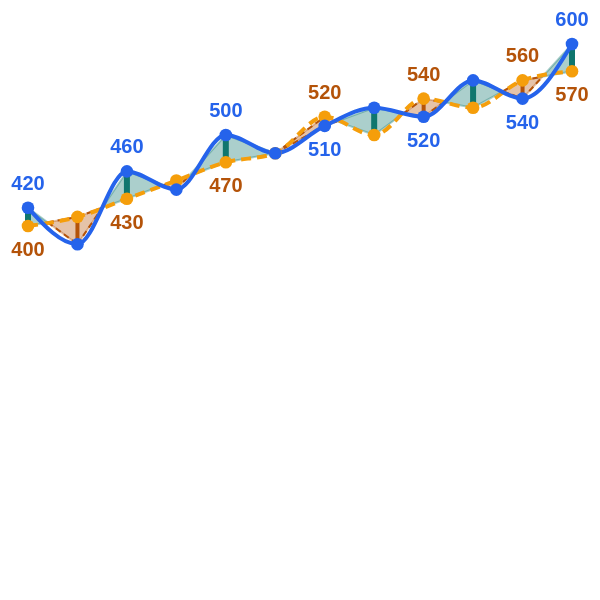

This figure's Vega-Lite source:
### Vega-Lite specification from a JSON file in a GitHub repository (floating-point values rounded to 4 significant figures)
{"$schema": "https://vega.github.io/schema/vega-lite/v6.json", "description": "Dual-Line Variance Chart - STATIC TEST variant of dual-line-variance-final.vl.json with inline data.values (the computed Workshop PlotData) for QA/browser testing outside Power BI. Do not paste this file into Deneb - use dual-line-variance-final.vl.json there (data.name=\"dataset\", no inline values).", "width": "container", "height": "container", "autosize": {"type": "fit", "contains": "padding", "resize": true}, "data": {"name": "dataset", "values": [{"Row_Type": "Original", "Category": "ม.ค.", "Sort_Order": 1, "Actual": 420, "Reference": 400, "Plot_Position": 1, "Plot_Actual": 420, "Plot_Reference": 400, "Segment_ID": null, "Run_Sign": null, "Business_Type": "Higher is Good", "Filter_Key": "ม.ค."}, {"Row_Type": "Original", "Category": "ก.พ.", "Sort_Order": 2, "Actual": 380, "Reference": 410, "Plot_Position": 2, "Plot_Actual": 380, "Plot_Reference": 410, "Segment_ID": null, "Run_Sign": null, "Business_Type": "Higher is Good", "Filter_Key": "ก.พ."}, {"Row_Type": "Original", "Category": "มี.ค.", "Sort_Order": 3, "Actual": 460, "Reference": 430, "Plot_Position": 3, "Plot_Actual": 460, "Plot_Reference": 430, "Segment_ID": null, "Run_Sign": null, "Business_Type": "Higher is Good", "Filter_Key": "มี.ค."}, {"Row_Type": "Original", "Category": "เม.ย.", "Sort_Order": 4, "Actual": 440, "Reference": 450, "Plot_Position": 4, "Plot_Actual": 440, "Plot_Reference": 450, "Segment_ID": null, "Run_Sign": null, "Business_Type": "Higher is Good", "Filter_Key": "เม.ย."}, {"Row_Type": "Original", "Category": "พ.ค.", "Sort_Order": 5, "Actual": 500, "Reference": 470, "Plot_Position": 5, "Plot_Actual": 500, "Plot_Reference": 470, "Segment_ID": null, "Run_Sign": null, "Business_Type": "Higher is Good", "Filter_Key": "พ.ค."}, {"Row_Type": "Original", "Category": "มิ.ย.", "Sort_Order": 6, "Actual": 480, "Reference": 480, "Plot_Position": 6, "Plot_Actual": 480, "Plot_Reference": 480, "Segment_ID": null, "Run_Sign": null, "Business_Type": "Higher is Good", "Filter_Key": "มิ.ย."}, {"Row_Type": "Original", "Category": "ก.ค.", "Sort_Order": 7, "Actual": 510, "Reference": 520, "Plot_Position": 7, "Plot_Actual": 510, "Plot_Reference": 520, "Segment_ID": null, "Run_Sign": null, "Business_Type": "Higher is Good", "Filter_Key": "ก.ค."}, {"Row_Type": "Original", "Category": "ส.ค.", "Sort_Order": 8, "Actual": 530, "Reference": 500, "Plot_Position": 8, "Plot_Actual": 530, "Plot_Reference": 500, "Segment_ID": null, "Run_Sign": null, "Business_Type": "Higher is Good", "Filter_Key": "ส.ค."}, {"Row_Type": "Original", "Category": "ก.ย.", "Sort_Order": 9, "Actual": 520, "Reference": 540, "Plot_Position": 9, "Plot_Actual": 520, "Plot_Reference": 540, "Segment_ID": null, "Run_Sign": null, "Business_Type": "Higher is Good", "Filter_Key": "ก.ย."}, {"Row_Type": "Original", "Category": "ต.ค.", "Sort_Order": 10, "Actual": 560, "Reference": 530, "Plot_Position": 10, "Plot_Actual": 560, "Plot_Reference": 530, "Segment_ID": null, "Run_Sign": null, "Business_Type": "Higher is Good", "Filter_Key": "ต.ค."}, {"Row_Type": "Original", "Category": "พ.ย.", "Sort_Order": 11, "Actual": 540, "Reference": 560, "Plot_Position": 11, "Plot_Actual": 540, "Plot_Reference": 560, "Segment_ID": null, "Run_Sign": null, "Business_Type": "Higher is Good", "Filter_Key": "พ.ย."}, {"Row_Type": "Original", "Category": "ธ.ค.", "Sort_Order": 12, "Actual": 600, "Reference": 570, "Plot_Position": 12, "Plot_Actual": 600, "Plot_Reference": 570, "Segment_ID": null, "Run_Sign": null, "Business_Type": "Higher is Good", "Filter_Key": "ธ.ค."}, {"Row_Type": "Boundary", "Category": null, "Sort_Order": null, "Actual": null, "Reference": null, "Plot_Position": 1, "Plot_Actual": 420, "Plot_Reference": 400, "Segment_ID": "0-a", "Run_Sign": 1, "Business_Type": "Higher is Good", "Filter_Key": "ม.ค."}, {"Row_Type": "Crossing", "Category": null, "Sort_Order": null, "Actual": null, "Reference": null, "Plot_Position": 1.4, "Plot_Actual": 404, "Plot_Reference": 404, "Segment_ID": "0-a", "Run_Sign": 1, "Business_Type": "Higher is Good", "Filter_Key": "ม.ค."}, {"Row_Type": "Crossing", "Category": null, "Sort_Order": null, "Actual": null, "Reference": null, "Plot_Position": 1.4, "Plot_Actual": 404, "Plot_Reference": 404, "Segment_ID": "0-b", "Run_Sign": -1, "Business_Type": "Higher is Good", "Filter_Key": "ม.ค."}, {"Row_Type": "Boundary", "Category": null, "Sort_Order": null, "Actual": null, "Reference": null, "Plot_Position": 2, "Plot_Actual": 380, "Plot_Reference": 410, "Segment_ID": "0-b", "Run_Sign": -1, "Business_Type": "Higher is Good", "Filter_Key": "ม.ค."}, {"Row_Type": "Boundary", "Category": null, "Sort_Order": null, "Actual": null, "Reference": null, "Plot_Position": 2, "Plot_Actual": 380, "Plot_Reference": 410, "Segment_ID": "1-a", "Run_Sign": -1, "Business_Type": "Higher is Good", "Filter_Key": "ก.พ."}, {"Row_Type": "Crossing", "Category": null, "Sort_Order": null, "Actual": null, "Reference": null, "Plot_Position": 2.5, "Plot_Actual": 420, "Plot_Reference": 420, "Segment_ID": "1-a", "Run_Sign": -1, "Business_Type": "Higher is Good", "Filter_Key": "ก.พ."}, {"Row_Type": "Crossing", "Category": null, "Sort_Order": null, "Actual": null, "Reference": null, "Plot_Position": 2.5, "Plot_Actual": 420, "Plot_Reference": 420, "Segment_ID": "1-b", "Run_Sign": 1, "Business_Type": "Higher is Good", "Filter_Key": "ก.พ."}, {"Row_Type": "Boundary", "Category": null, "Sort_Order": null, "Actual": null, "Reference": null, "Plot_Position": 3, "Plot_Actual": 460, "Plot_Reference": 430, "Segment_ID": "1-b", "Run_Sign": 1, "Business_Type": "Higher is Good", "Filter_Key": "ก.พ."}, {"Row_Type": "Boundary", "Category": null, "Sort_Order": null, "Actual": null, "Reference": null, "Plot_Position": 3, "Plot_Actual": 460, "Plot_Reference": 430, "Segment_ID": "2-a", "Run_Sign": 1, "Business_Type": "Higher is Good", "Filter_Key": "มี.ค."}, {"Row_Type": "Crossing", "Category": null, "Sort_Order": null, "Actual": null, "Reference": null, "Plot_Position": 3.75, "Plot_Actual": 445, "Plot_Reference": 445, "Segment_ID": "2-a", "Run_Sign": 1, "Business_Type": "Higher is Good", "Filter_Key": "มี.ค."}, {"Row_Type": "Crossing", "Category": null, "Sort_Order": null, "Actual": null, "Reference": null, "Plot_Position": 3.75, "Plot_Actual": 445, "Plot_Reference": 445, "Segment_ID": "2-b", "Run_Sign": -1, "Business_Type": "Higher is Good", "Filter_Key": "มี.ค."}, {"Row_Type": "Boundary", "Category": null, "Sort_Order": null, "Actual": null, "Reference": null, "Plot_Position": 4, "Plot_Actual": 440, "Plot_Reference": 450, "Segment_ID": "2-b", "Run_Sign": -1, "Business_Type": "Higher is Good", "Filter_Key": "มี.ค."}, {"Row_Type": "Boundary", "Category": null, "Sort_Order": null, "Actual": null, "Reference": null, "Plot_Position": 4, "Plot_Actual": 440, "Plot_Reference": 450, "Segment_ID": "3-a", "Run_Sign": -1, "Business_Type": "Higher is Good", "Filter_Key": "เม.ย."}, {"Row_Type": "Crossing", "Category": null, "Sort_Order": null, "Actual": null, "Reference": null, "Plot_Position": 4.25, "Plot_Actual": 455, "Plot_Reference": 455, "Segment_ID": "3-a", "Run_Sign": -1, "Business_Type": "Higher is Good", "Filter_Key": "เม.ย."}, {"Row_Type": "Crossing", "Category": null, "Sort_Order": null, "Actual": null, "Reference": null, "Plot_Position": 4.25, "Plot_Actual": 455, "Plot_Reference": 455, "Segment_ID": "3-b", "Run_Sign": 1, "Business_Type": "Higher is Good", "Filter_Key": "เม.ย."}, {"Row_Type": "Boundary", "Category": null, "Sort_Order": null, "Actual": null, "Reference": null, "Plot_Position": 5, "Plot_Actual": 500, "Plot_Reference": 470, "Segment_ID": "3-b", "Run_Sign": 1, "Business_Type": "Higher is Good", "Filter_Key": "เม.ย."}, {"Row_Type": "Boundary", "Category": null, "Sort_Order": null, "Actual": null, "Reference": null, "Plot_Position": 5, "Plot_Actual": 500, "Plot_Reference": 470, "Segment_ID": "4", "Run_Sign": 1, "Business_Type": "Higher is Good", "Filter_Key": "พ.ค."}, {"Row_Type": "Boundary", "Category": null, "Sort_Order": null, "Actual": null, "Reference": null, "Plot_Position": 6, "Plot_Actual": 480, "Plot_Reference": 480, "Segment_ID": "4", "Run_Sign": 1, "Business_Type": "Higher is Good", "Filter_Key": "พ.ค."}, {"Row_Type": "Boundary", "Category": null, "Sort_Order": null, "Actual": null, "Reference": null, "Plot_Position": 6, "Plot_Actual": 480, "Plot_Reference": 480, "Segment_ID": "5", "Run_Sign": -1, "Business_Type": "Higher is Good", "Filter_Key": "มิ.ย."}, {"Row_Type": "Boundary", "Category": null, "Sort_Order": null, "Actual": null, "Reference": null, "Plot_Position": 7, "Plot_Actual": 510, "Plot_Reference": 520, "Segment_ID": "5", "Run_Sign": -1, "Business_Type": "Higher is Good", "Filter_Key": "มิ.ย."}, {"Row_Type": "Boundary", "Category": null, "Sort_Order": null, "Actual": null, "Reference": null, "Plot_Position": 7, "Plot_Actual": 510, "Plot_Reference": 520, "Segment_ID": "6-a", "Run_Sign": -1, "Business_Type": "Higher is Good", "Filter_Key": "ก.ค."}, {"Row_Type": "Crossing", "Category": null, "Sort_Order": null, "Actual": null, "Reference": null, "Plot_Position": 7.25, "Plot_Actual": 515, "Plot_Reference": 515, "Segment_ID": "6-a", "Run_Sign": -1, "Business_Type": "Higher is Good", "Filter_Key": "ก.ค."}, {"Row_Type": "Crossing", "Category": null, "Sort_Order": null, "Actual": null, "Reference": null, "Plot_Position": 7.25, "Plot_Actual": 515, "Plot_Reference": 515, "Segment_ID": "6-b", "Run_Sign": 1, "Business_Type": "Higher is Good", "Filter_Key": "ก.ค."}, {"Row_Type": "Boundary", "Category": null, "Sort_Order": null, "Actual": null, "Reference": null, "Plot_Position": 8, "Plot_Actual": 530, "Plot_Reference": 500, "Segment_ID": "6-b", "Run_Sign": 1, "Business_Type": "Higher is Good", "Filter_Key": "ก.ค."}, {"Row_Type": "Boundary", "Category": null, "Sort_Order": null, "Actual": null, "Reference": null, "Plot_Position": 8, "Plot_Actual": 530, "Plot_Reference": 500, "Segment_ID": "7-a", "Run_Sign": 1, "Business_Type": "Higher is Good", "Filter_Key": "ส.ค."}, {"Row_Type": "Crossing", "Category": null, "Sort_Order": null, "Actual": null, "Reference": null, "Plot_Position": 8.6, "Plot_Actual": 524, "Plot_Reference": 524, "Segment_ID": "7-a", "Run_Sign": 1, "Business_Type": "Higher is Good", "Filter_Key": "ส.ค."}, {"Row_Type": "Crossing", "Category": null, "Sort_Order": null, "Actual": null, "Reference": null, "Plot_Position": 8.6, "Plot_Actual": 524, "Plot_Reference": 524, "Segment_ID": "7-b", "Run_Sign": -1, "Business_Type": "Higher is Good", "Filter_Key": "ส.ค."}, {"Row_Type": "Boundary", "Category": null, "Sort_Order": null, "Actual": null, "Reference": null, "Plot_Position": 9, "Plot_Actual": 520, "Plot_Reference": 540, "Segment_ID": "7-b", "Run_Sign": -1, "Business_Type": "Higher is Good", "Filter_Key": "ส.ค."}, {"Row_Type": "Boundary", "Category": null, "Sort_Order": null, "Actual": null, "Reference": null, "Plot_Position": 9, "Plot_Actual": 520, "Plot_Reference": 540, "Segment_ID": "8-a", "Run_Sign": -1, "Business_Type": "Higher is Good", "Filter_Key": "ก.ย."}, {"Row_Type": "Crossing", "Category": null, "Sort_Order": null, "Actual": null, "Reference": null, "Plot_Position": 9.4, "Plot_Actual": 536, "Plot_Reference": 536, "Segment_ID": "8-a", "Run_Sign": -1, "Business_Type": "Higher is Good", "Filter_Key": "ก.ย."}, {"Row_Type": "Crossing", "Category": null, "Sort_Order": null, "Actual": null, "Reference": null, "Plot_Position": 9.4, "Plot_Actual": 536, "Plot_Reference": 536, "Segment_ID": "8-b", "Run_Sign": 1, "Business_Type": "Higher is Good", "Filter_Key": "ก.ย."}, {"Row_Type": "Boundary", "Category": null, "Sort_Order": null, "Actual": null, "Reference": null, "Plot_Position": 10, "Plot_Actual": 560, "Plot_Reference": 530, "Segment_ID": "8-b", "Run_Sign": 1, "Business_Type": "Higher is Good", "Filter_Key": "ก.ย."}, {"Row_Type": "Boundary", "Category": null, "Sort_Order": null, "Actual": null, "Reference": null, "Plot_Position": 10, "Plot_Actual": 560, "Plot_Reference": 530, "Segment_ID": "9-a", "Run_Sign": 1, "Business_Type": "Higher is Good", "Filter_Key": "ต.ค."}, {"Row_Type": "Crossing", "Category": null, "Sort_Order": null, "Actual": null, "Reference": null, "Plot_Position": 10.6, "Plot_Actual": 548, "Plot_Reference": 548, "Segment_ID": "9-a", "Run_Sign": 1, "Business_Type": "Higher is Good", "Filter_Key": "ต.ค."}, {"Row_Type": "Crossing", "Category": null, "Sort_Order": null, "Actual": null, "Reference": null, "Plot_Position": 10.6, "Plot_Actual": 548, "Plot_Reference": 548, "Segment_ID": "9-b", "Run_Sign": -1, "Business_Type": "Higher is Good", "Filter_Key": "ต.ค."}, {"Row_Type": "Boundary", "Category": null, "Sort_Order": null, "Actual": null, "Reference": null, "Plot_Position": 11, "Plot_Actual": 540, "Plot_Reference": 560, "Segment_ID": "9-b", "Run_Sign": -1, "Business_Type": "Higher is Good", "Filter_Key": "ต.ค."}, {"Row_Type": "Boundary", "Category": null, "Sort_Order": null, "Actual": null, "Reference": null, "Plot_Position": 11, "Plot_Actual": 540, "Plot_Reference": 560, "Segment_ID": "10-a", "Run_Sign": -1, "Business_Type": "Higher is Good", "Filter_Key": "พ.ย."}, {"Row_Type": "Crossing", "Category": null, "Sort_Order": null, "Actual": null, "Reference": null, "Plot_Position": 11.4, "Plot_Actual": 564, "Plot_Reference": 564, "Segment_ID": "10-a", "Run_Sign": -1, "Business_Type": "Higher is Good", "Filter_Key": "พ.ย."}, {"Row_Type": "Crossing", "Category": null, "Sort_Order": null, "Actual": null, "Reference": null, "Plot_Position": 11.4, "Plot_Actual": 564, "Plot_Reference": 564, "Segment_ID": "10-b", "Run_Sign": 1, "Business_Type": "Higher is Good", "Filter_Key": "พ.ย."}, {"Row_Type": "Boundary", "Category": null, "Sort_Order": null, "Actual": null, "Reference": null, "Plot_Position": 12, "Plot_Actual": 600, "Plot_Reference": 570, "Segment_ID": "10-b", "Run_Sign": 1, "Business_Type": "Higher is Good", "Filter_Key": "พ.ย."}]}, "layer": [{"name": "variance_area", "transform": [{"filter": "datum.Row_Type == 'Boundary' || datum.Row_Type == 'Crossing'"}], "mark": {"type": "area", "opacity": 0.35, "tooltip": null}, "encoding": {"x": {"field": "Plot_Position", "type": "quantitative", "axis": null}, "y": {"field": "Plot_Actual", "type": "quantitative", "axis": null}, "y2": {"field": "Plot_Reference"}, "detail": {"field": "Segment_ID", "type": "nominal"}, "color": {"condition": {"test": "(datum.Business_Type == 'Higher is Good' && datum.Run_Sign > 0) || (datum.Business_Type == 'Lower is Good' && datum.Run_Sign < 0)", "value": "#0F766E"}, "value": "#B45309"}, "stroke": {"condition": {"test": "(datum.Business_Type == 'Higher is Good' && datum.Run_Sign > 0) || (datum.Business_Type == 'Lower is Good' && datum.Run_Sign < 0)", "value": "#0F766E"}, "value": "#B45309"}, "strokeWidth": {"value": 1}}}, {"name": "bad_area_border_actual", "transform": [{"filter": "(datum.Row_Type == 'Boundary' || datum.Row_Type == 'Crossing') && !((datum.Business_Type == 'Higher is Good' && datum.Run_Sign > 0) || (datum.Business_Type == 'Lower is Good' && datum.Run_Sign < 0))"}], "mark": {"type": "line", "color": "#B45309", "strokeWidth": 1, "strokeDash": [3, 2], "point": false, "tooltip": null}, "encoding": {"x": {"field": "Plot_Position", "type": "quantitative", "axis": null}, "y": {"field": "Plot_Actual", "type": "quantitative", "axis": null}, "detail": {"field": "Segment_ID", "type": "nominal"}}}, {"name": "bad_area_border_reference", "transform": [{"filter": "(datum.Row_Type == 'Boundary' || datum.Row_Type == 'Crossing') && !((datum.Business_Type == 'Higher is Good' && datum.Run_Sign > 0) || (datum.Business_Type == 'Lower is Good' && datum.Run_Sign < 0))"}], "mark": {"type": "line", "color": "#B45309", "strokeWidth": 1, "strokeDash": [3, 2], "point": false, "tooltip": null}, "encoding": {"x": {"field": "Plot_Position", "type": "quantitative", "axis": null}, "y": {"field": "Plot_Reference", "type": "quantitative", "axis": null}, "detail": {"field": "Segment_ID", "type": "nominal"}}}, {"name": "connector_rule", "transform": [{"filter": "datum.Row_Type == 'Original'"}], "mark": {"type": "rule", "tooltip": null}, "encoding": {"x": {"field": "Plot_Position", "type": "quantitative"}, "y": {"field": "Plot_Actual", "type": "quantitative"}, "y2": {"field": "Plot_Reference"}, "color": {"condition": {"test": "(datum.Business_Type == 'Higher is Good' && datum.Plot_Actual > datum.Plot_Reference) || (datum.Business_Type == 'Lower is Good' && datum.Plot_Actual < datum.Plot_Reference)", "value": "#0F766E"}, "value": "#B45309"}, "strokeWidth": {"condition": {"test": "(datum.Business_Type == 'Higher is Good' && datum.Plot_Actual > datum.Plot_Reference) || (datum.Business_Type == 'Lower is Good' && datum.Plot_Actual < datum.Plot_Reference)", "value": 3}, "value": 2}}}, {"name": "line_reference", "transform": [{"filter": "datum.Row_Type == 'Original'"}], "mark": {"type": "line", "interpolate": "monotone", "color": "#F59E0B", "strokeWidth": 2, "strokeDash": [5, 3], "point": false, "tooltip": null}, "encoding": {"x": {"field": "Plot_Position", "type": "quantitative"}, "y": {"field": "Plot_Reference", "type": "quantitative"}, "opacity": {"condition": {"test": "datum.Reference__highlightStatus == 'off' || datum.Actual__highlightStatus == 'off'", "value": 0.25}, "value": 1}}}, {"name": "line_actual", "transform": [{"filter": "datum.Row_Type == 'Original'"}], "mark": {"type": "line", "interpolate": "monotone", "color": "#2563EB", "strokeWidth": 2, "point": false, "tooltip": null}, "encoding": {"x": {"field": "Plot_Position", "type": "quantitative", "title": "เดือน", "axis": {"values": [1, 2, 3, 4, 5, 6, 7, 8, 9, 10, 11, 12], "labelExpr": "['ม.ค.','ก.พ.','มี.ค.','เม.ย.','พ.ค.','มิ.ย.','ก.ค.','ส.ค.','ก.ย.','ต.ค.','พ.ย.','ธ.ค.'][datum.value - 1]", "labelOverlap": "greedy", "labelAngle": 0}}, "y": {"field": "Plot_Actual", "type": "quantitative", "title": "ยอดขาย (พันบาท)"}, "opacity": {"condition": {"test": "datum.Actual__highlightStatus == 'off' || datum.Reference__highlightStatus == 'off'", "value": 0.25}, "value": 1}}}, {"name": "point_reference", "transform": [{"filter": "datum.Row_Type == 'Original'"}], "mark": {"type": "point", "filled": true, "size": 40, "color": "#F59E0B", "tooltip": null}, "encoding": {"x": {"field": "Plot_Position", "type": "quantitative"}, "y": {"field": "Plot_Reference", "type": "quantitative"}, "opacity": {"condition": {"test": "datum.Reference__highlightStatus == 'off' || datum.Actual__highlightStatus == 'off'", "value": 0.25}, "value": 1}}}, {"name": "point_actual_hit_target", "transform": [{"filter": "datum.Row_Type == 'Original'"}, {"calculate": "datum.Plot_Actual - datum.Plot_Reference", "as": "Variance"}, {"calculate": "format(datum.Variance, '+,.0f')", "as": "VarianceLabel"}, {"calculate": "datum.Plot_Reference == 0 ? 'N/A (เป้าหมาย = 0)' : format(datum.Variance / datum.Plot_Reference, '+.1%')", "as": "VariancePercentLabel"}], "mark": {"type": "point", "filled": true, "size": 40, "color": "#2563EB"}, "encoding": {"x": {"field": "Plot_Position", "type": "quantitative"}, "y": {"field": "Plot_Actual", "type": "quantitative"}, "opacity": {"condition": {"test": "datum.Actual__highlightStatus == 'off' || datum.Reference__highlightStatus == 'off'", "value": 0.25}, "value": 1}, "tooltip": [{"field": "Category", "type": "nominal", "title": "เดือน"}, {"field": "Plot_Actual", "type": "quantitative", "title": "ยอดขายจริง", "format": ",.0f"}, {"field": "Plot_Reference", "type": "quantitative", "title": "เป้าหมาย", "format": ",.0f"}, {"field": "VarianceLabel", "type": "nominal", "title": "ผลต่าง"}, {"field": "VariancePercentLabel", "type": "nominal", "title": "ผลต่าง %"}]}}, {"name": "label_actual", "transform": [{"filter": "datum.Row_Type == 'Original'"}, {"calculate": "length(format(datum.Plot_Actual, ',.0f'))", "as": "lenA"}, {"calculate": "length(format(datum.Plot_Reference, ',.0f'))", "as": "lenR"}, {"calculate": "max(datum.lenA, datum.lenR)", "as": "maxLen"}, {"joinaggregate": [{"op": "max", "field": "maxLen", "as": "globalMaxLen"}, {"op": "count", "field": "Plot_Actual", "as": "n"}, {"op": "max", "field": "Sort_Order", "as": "lastSort"}]}, {"calculate": "max(1, ceil((datum.globalMaxLen * 10 * 0.62 + 14) / (width / datum.n)))", "as": "labelStep"}, {"calculate": "(datum.Sort_Order - 1) % datum.labelStep == 0 || datum.Sort_Order == datum.lastSort", "as": "showLabel"}, {"filter": "datum.showLabel"}], "mark": {"type": "text", "dy": {"expr": "datum.Plot_Actual >= datum.Plot_Reference ? -12 : 12"}, "fontSize": 10, "fontWeight": "bold", "color": "#2563EB", "tooltip": null}, "encoding": {"x": {"field": "Plot_Position", "type": "quantitative"}, "y": {"field": "Plot_Actual", "type": "quantitative"}, "text": {"field": "Plot_Actual", "type": "quantitative", "format": ",.0f"}}}, {"name": "label_reference", "transform": [{"filter": "datum.Row_Type == 'Original'"}, {"calculate": "length(format(datum.Plot_Actual, ',.0f'))", "as": "lenA"}, {"calculate": "length(format(datum.Plot_Reference, ',.0f'))", "as": "lenR"}, {"calculate": "max(datum.lenA, datum.lenR)", "as": "maxLen"}, {"joinaggregate": [{"op": "max", "field": "maxLen", "as": "globalMaxLen"}, {"op": "count", "field": "Plot_Reference", "as": "n"}, {"op": "max", "field": "Sort_Order", "as": "lastSort"}]}, {"calculate": "max(1, ceil((datum.globalMaxLen * 10 * 0.62 + 14) / (width / datum.n)))", "as": "labelStep"}, {"calculate": "(datum.Sort_Order - 1) % datum.labelStep == 0 || datum.Sort_Order == datum.lastSort", "as": "showLabel"}, {"filter": "datum.showLabel"}], "mark": {"type": "text", "dy": {"expr": "datum.Plot_Actual >= datum.Plot_Reference ? 12 : -12"}, "fontSize": 10, "fontWeight": "bold", "color": "#B45309", "tooltip": null}, "encoding": {"x": {"field": "Plot_Position", "type": "quantitative"}, "y": {"field": "Plot_Reference", "type": "quantitative"}, "text": {"field": "Plot_Reference", "type": "quantitative", "format": ",.0f"}}}], "resolve": {"scale": {"y": "shared", "x": "shared"}}, "config": {"view": {"stroke": null}, "axis": {"domainColor": "#D1D5DB", "gridColor": "#F3F4F6"}}}
